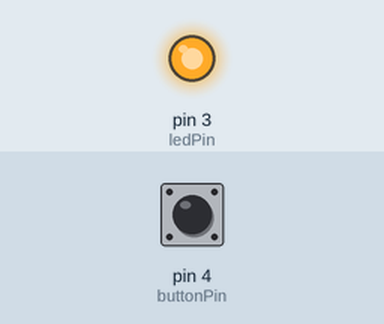
Bench run of a sketch on a simulated Arduino Uno, built with avr-gcc and run on an emulated ATmega328P. Parts: output pins drawn as LEDs (lit = HIGH). Dashed ring = blinking. Inputs (shaded band) come from the test bench; at power-on: pin 4 (buttonPin) LOW.

Above: at 1.2 s.
1.3 s: pin 4 (buttonPin) pulled HIGH for 0.15 s
At 1.6 s:
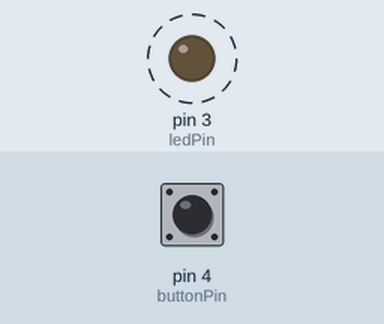
Timing chart, 0 to 10.4 s (numbered marks = the images above; inputs shaded):
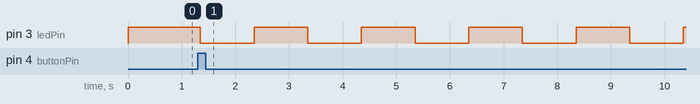

Measured:
- after the input at 1.3 s, pin 3 (ledPin): alternates HIGH for 1.0 s and LOW for 1.0 s, starting after 0.05 s

The sketch:

Homework_3_2.ino
```cpp
const int buttonPin = 4;   // Pushbutton pin
const int ledPin = 3;      // LED pin

// Button and LED states
int buttonState;
int lastButtonState = LOW;
int mode = 0;              // 0 = steady, 1 = slow, 2 = medium, 3 = fast, 4 = steady again, 5 = off
int ledState = HIGH;

// Timing variables
unsigned long lastDebounceTime = 0;
unsigned long debounceDelay = 50;  // debounce delay (ms)
unsigned long previousMillis = 0;  // for blink timing

// Blink speeds (in milliseconds)
const long slowInterval = 1000;   // 1 second
const long mediumInterval = 500;  // 0.5 seconds
const long fastInterval = 200;    // 0.2 seconds

void setup() {
  pinMode(ledPin, OUTPUT);
  pinMode(buttonPin, INPUT);
  digitalWrite(ledPin, HIGH); // Start in steady ON mode
}

void loop() {
  int reading = digitalRead(buttonPin);

  // Debounce the button
  if (reading != lastButtonState) {
    lastDebounceTime = millis();
  }

  if ((millis() - lastDebounceTime) > debounceDelay) {
    if (reading == HIGH && buttonState == LOW) {
      // Button pressed — advance to next mode
      mode = (mode + 1) % 6;  // cycle through 0–5
      ledState = HIGH;        // reset LED state when switching modes
      digitalWrite(ledPin, ledState);
    }
    buttonState = reading;
  }

  lastButtonState = reading;

  // Handle lighting modes
  switch (mode) {
    case 0: // Steady ON (initial)
      digitalWrite(ledPin, HIGH);
      break;

    case 1: // Slow Blink
      blinkLED(slowInterval);
      break;

    case 2: // Medium Blink
      blinkLED(mediumInterval);
      break;

    case 3: // Fast Blink
      blinkLED(fastInterval);
      break;

    case 4: // Steady ON (again)
      digitalWrite(ledPin, HIGH);
      break;

    case 5: // OFF
      digitalWrite(ledPin, LOW);
      break;
  }
}

// Helper function for blinking behavior
void blinkLED(long interval) {
  if (millis() - previousMillis >= interval) {
    previousMillis = millis();
    ledState = !ledState;
    digitalWrite(ledPin, ledState);
  }
}
```
